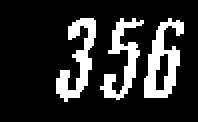
#> input picture sc.png, 198 x 122 px
$ python test_affine.py
#> lines starting #> are read from the running program, lines starting #| are printed output that depends on the picture
import cv2
import numpy as np
import matplotlib.pyplot as plt
img=cv2.imread("sc.png")
#> img is the input picture: shape (122, 198, 3); mean B, G, R 44.9, 44.9, 44.9
rows,cols,ch = img.shape
#> rows = 122; cols = 198; ch = 3
p1=np.float32([[0,0],[0,1],[1,1]])
p2=np.float32([[-.1,0],[.1,1],[1.1,1]])
M=cv2.getAffineTransform(p1,p2)
dst = cv2.warpAffine(img,M,(int(cols*1.3),rows))
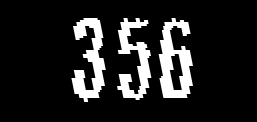
#> dst: shape (122, 257, 3); mean B, G, R 34.6, 34.6, 34.6
plt.subplot(121),plt.imshow(img),plt.title('Input')
plt.subplot(122),plt.imshow(dst),plt.title('Output')
plt.show()
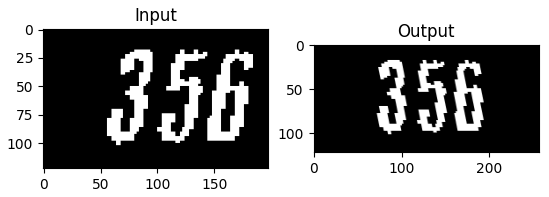
#> figure drawn by matplotlib, 2 panels
